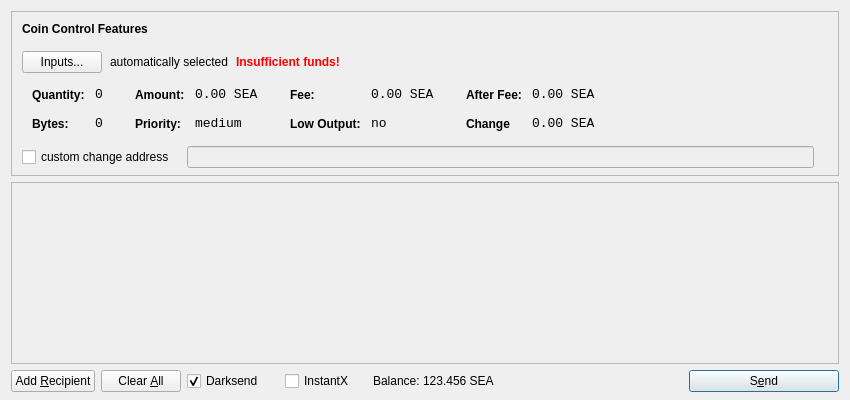
<?xml version="1.0" encoding="UTF-8"?>
<ui version="4.0">
 <class>SendCoinsDialog</class>
 <widget class="QDialog" name="SendCoinsDialog">
  <property name="geometry">
   <rect>
    <x>0</x>
    <y>0</y>
    <width>850</width>
    <height>400</height>
   </rect>
  </property>
  <property name="windowTitle">
   <string>Send Coins</string>
  </property>
  <layout class="QVBoxLayout" name="verticalLayout" stretch="0,1,0">
   <property name="bottomMargin">
    <number>8</number>
   </property>
   <item>
    <widget class="QFrame" name="frameCoinControl">
     <property name="sizePolicy">
      <sizepolicy hsizetype="Expanding" vsizetype="Expanding">
       <horstretch>0</horstretch>
       <verstretch>0</verstretch>
      </sizepolicy>
     </property>
     <property name="maximumSize">
      <size>
       <width>16777215</width>
       <height>16777215</height>
      </size>
     </property>
     <property name="frameShape">
      <enum>QFrame::StyledPanel</enum>
     </property>
     <property name="frameShadow">
      <enum>QFrame::Sunken</enum>
     </property>
     <layout class="QVBoxLayout" name="verticalLayoutCoinControl2">
      <property name="spacing">
       <number>-1</number>
      </property>
      <property name="leftMargin">
       <number>0</number>
      </property>
      <property name="topMargin">
       <number>0</number>
      </property>
      <property name="rightMargin">
       <number>0</number>
      </property>
      <property name="bottomMargin">
       <number>6</number>
      </property>
      <item>
       <layout class="QVBoxLayout" name="verticalLayoutCoinControl" stretch="0,0,0,0,1">
        <property name="spacing">
         <number>0</number>
        </property>
        <property name="leftMargin">
         <number>10</number>
        </property>
        <property name="topMargin">
         <number>10</number>
        </property>
        <item>
         <layout class="QHBoxLayout" name="horizontalLayoutCoinControl1">
          <property name="bottomMargin">
           <number>15</number>
          </property>
          <item>
           <widget class="QLabel" name="labelCoinControlFeatures">
            <property name="sizePolicy">
             <sizepolicy hsizetype="Preferred" vsizetype="Maximum">
              <horstretch>0</horstretch>
              <verstretch>0</verstretch>
             </sizepolicy>
            </property>
            <property name="font">
             <font>
              <weight>75</weight>
              <bold>true</bold>
             </font>
            </property>
            <property name="styleSheet">
             <string notr="true">font-weight:bold;</string>
            </property>
            <property name="text">
             <string>Coin Control Features</string>
            </property>
           </widget>
          </item>
         </layout>
        </item>
        <item>
         <layout class="QHBoxLayout" name="horizontalLayoutCoinControl2" stretch="0,0,0,0">
          <property name="spacing">
           <number>8</number>
          </property>
          <property name="bottomMargin">
           <number>10</number>
          </property>
          <item>
           <widget class="QPushButton" name="pushButtonCoinControl">
            <property name="styleSheet">
             <string notr="true"/>
            </property>
            <property name="text">
             <string>Inputs...</string>
            </property>
           </widget>
          </item>
          <item>
           <widget class="QLabel" name="labelCoinControlAutomaticallySelected">
            <property name="text">
             <string>automatically selected</string>
            </property>
            <property name="margin">
             <number>5</number>
            </property>
           </widget>
          </item>
          <item>
           <widget class="QLabel" name="labelCoinControlInsuffFunds">
            <property name="font">
             <font>
              <weight>75</weight>
              <bold>true</bold>
             </font>
            </property>
            <property name="styleSheet">
             <string notr="true">color:red;font-weight:bold;</string>
            </property>
            <property name="text">
             <string>Insufficient funds!</string>
            </property>
            <property name="margin">
             <number>5</number>
            </property>
           </widget>
          </item>
          <item>
           <spacer name="horizontalSpacerCoinControl">
            <property name="orientation">
             <enum>Qt::Horizontal</enum>
            </property>
            <property name="sizeHint" stdset="0">
             <size>
              <width>40</width>
              <height>1</height>
             </size>
            </property>
           </spacer>
          </item>
         </layout>
        </item>
        <item>
         <widget class="QWidget" name="widgetCoinControl" native="true">
          <property name="sizePolicy">
           <sizepolicy hsizetype="Preferred" vsizetype="Preferred">
            <horstretch>0</horstretch>
            <verstretch>0</verstretch>
           </sizepolicy>
          </property>
          <property name="minimumSize">
           <size>
            <width>0</width>
            <height>0</height>
           </size>
          </property>
          <property name="styleSheet">
           <string notr="true"/>
          </property>
          <layout class="QHBoxLayout" name="horizontalLayoutCoinControl5">
           <property name="margin">
            <number>0</number>
           </property>
           <item>
            <layout class="QHBoxLayout" name="horizontalLayoutCoinControl3" stretch="0,0,0,1">
             <property name="spacing">
              <number>20</number>
             </property>
             <property name="topMargin">
              <number>0</number>
             </property>
             <property name="bottomMargin">
              <number>10</number>
             </property>
             <item>
              <layout class="QFormLayout" name="formLayoutCoinControl1">
               <property name="horizontalSpacing">
                <number>10</number>
               </property>
               <property name="verticalSpacing">
                <number>14</number>
               </property>
               <property name="leftMargin">
                <number>10</number>
               </property>
               <property name="topMargin">
                <number>4</number>
               </property>
               <property name="rightMargin">
                <number>6</number>
               </property>
               <item row="0" column="0">
                <widget class="QLabel" name="labelCoinControlQuantityText">
                 <property name="styleSheet">
                  <string notr="true">font-weight:bold;</string>
                 </property>
                 <property name="text">
                  <string>Quantity:</string>
                 </property>
                 <property name="margin">
                  <number>0</number>
                 </property>
                </widget>
               </item>
               <item row="0" column="1">
                <widget class="QLabel" name="labelCoinControlQuantity">
                 <property name="font">
                  <font>
                   <family>Monospace</family>
                   <pointsize>10</pointsize>
                  </font>
                 </property>
                 <property name="cursor">
                  <cursorShape>IBeamCursor</cursorShape>
                 </property>
                 <property name="contextMenuPolicy">
                  <enum>Qt::ActionsContextMenu</enum>
                 </property>
                 <property name="text">
                  <string>0</string>
                 </property>
                 <property name="margin">
                  <number>0</number>
                 </property>
                 <property name="textInteractionFlags">
                  <set>Qt::LinksAccessibleByMouse|Qt::TextSelectableByKeyboard|Qt::TextSelectableByMouse</set>
                 </property>
                </widget>
               </item>
               <item row="1" column="0">
                <widget class="QLabel" name="labelCoinControlBytesText">
                 <property name="styleSheet">
                  <string notr="true">font-weight:bold;</string>
                 </property>
                 <property name="text">
                  <string>Bytes:</string>
                 </property>
                </widget>
               </item>
               <item row="1" column="1">
                <widget class="QLabel" name="labelCoinControlBytes">
                 <property name="font">
                  <font>
                   <family>Monospace</family>
                   <pointsize>10</pointsize>
                  </font>
                 </property>
                 <property name="cursor">
                  <cursorShape>IBeamCursor</cursorShape>
                 </property>
                 <property name="contextMenuPolicy">
                  <enum>Qt::ActionsContextMenu</enum>
                 </property>
                 <property name="text">
                  <string>0</string>
                 </property>
                 <property name="textInteractionFlags">
                  <set>Qt::LinksAccessibleByMouse|Qt::TextSelectableByKeyboard|Qt::TextSelectableByMouse</set>
                 </property>
                </widget>
               </item>
              </layout>
             </item>
             <item>
              <layout class="QFormLayout" name="formLayoutCoinControl2">
               <property name="horizontalSpacing">
                <number>10</number>
               </property>
               <property name="verticalSpacing">
                <number>14</number>
               </property>
               <property name="leftMargin">
                <number>6</number>
               </property>
               <property name="topMargin">
                <number>4</number>
               </property>
               <property name="rightMargin">
                <number>6</number>
               </property>
               <item row="0" column="0">
                <widget class="QLabel" name="labelCoinControlAmountText">
                 <property name="styleSheet">
                  <string notr="true">font-weight:bold;</string>
                 </property>
                 <property name="text">
                  <string>Amount:</string>
                 </property>
                 <property name="margin">
                  <number>0</number>
                 </property>
                </widget>
               </item>
               <item row="0" column="1">
                <widget class="QLabel" name="labelCoinControlAmount">
                 <property name="font">
                  <font>
                   <family>Monospace</family>
                   <pointsize>10</pointsize>
                  </font>
                 </property>
                 <property name="cursor">
                  <cursorShape>IBeamCursor</cursorShape>
                 </property>
                 <property name="contextMenuPolicy">
                  <enum>Qt::ActionsContextMenu</enum>
                 </property>
                 <property name="text">
                  <string>0.00 SEA</string>
                 </property>
                 <property name="textInteractionFlags">
                  <set>Qt::LinksAccessibleByMouse|Qt::TextSelectableByKeyboard|Qt::TextSelectableByMouse</set>
                 </property>
                </widget>
               </item>
               <item row="1" column="0">
                <widget class="QLabel" name="labelCoinControlPriorityText">
                 <property name="styleSheet">
                  <string notr="true">font-weight:bold;</string>
                 </property>
                 <property name="text">
                  <string>Priority:</string>
                 </property>
                </widget>
               </item>
               <item row="1" column="1">
                <widget class="QLabel" name="labelCoinControlPriority">
                 <property name="font">
                  <font>
                   <family>Monospace</family>
                   <pointsize>10</pointsize>
                  </font>
                 </property>
                 <property name="cursor">
                  <cursorShape>IBeamCursor</cursorShape>
                 </property>
                 <property name="contextMenuPolicy">
                  <enum>Qt::ActionsContextMenu</enum>
                 </property>
                 <property name="text">
                  <string>medium</string>
                 </property>
                 <property name="textInteractionFlags">
                  <set>Qt::LinksAccessibleByMouse|Qt::TextSelectableByKeyboard|Qt::TextSelectableByMouse</set>
                 </property>
                </widget>
               </item>
              </layout>
             </item>
             <item>
              <layout class="QFormLayout" name="formLayoutCoinControl3">
               <property name="horizontalSpacing">
                <number>10</number>
               </property>
               <property name="verticalSpacing">
                <number>14</number>
               </property>
               <property name="leftMargin">
                <number>6</number>
               </property>
               <property name="topMargin">
                <number>4</number>
               </property>
               <property name="rightMargin">
                <number>6</number>
               </property>
               <item row="0" column="0">
                <widget class="QLabel" name="labelCoinControlFeeText">
                 <property name="styleSheet">
                  <string notr="true">font-weight:bold;</string>
                 </property>
                 <property name="text">
                  <string>Fee:</string>
                 </property>
                 <property name="margin">
                  <number>0</number>
                 </property>
                </widget>
               </item>
               <item row="0" column="1">
                <widget class="QLabel" name="labelCoinControlFee">
                 <property name="font">
                  <font>
                   <family>Monospace</family>
                   <pointsize>10</pointsize>
                  </font>
                 </property>
                 <property name="cursor">
                  <cursorShape>IBeamCursor</cursorShape>
                 </property>
                 <property name="contextMenuPolicy">
                  <enum>Qt::ActionsContextMenu</enum>
                 </property>
                 <property name="text">
                  <string>0.00 SEA</string>
                 </property>
                 <property name="textInteractionFlags">
                  <set>Qt::LinksAccessibleByMouse|Qt::TextSelectableByKeyboard|Qt::TextSelectableByMouse</set>
                 </property>
                </widget>
               </item>
               <item row="1" column="0">
                <widget class="QLabel" name="labelCoinControlLowOutputText">
                 <property name="styleSheet">
                  <string notr="true">font-weight:bold;</string>
                 </property>
                 <property name="text">
                  <string>Low Output:</string>
                 </property>
                </widget>
               </item>
               <item row="1" column="1">
                <widget class="QLabel" name="labelCoinControlLowOutput">
                 <property name="font">
                  <font>
                   <family>Monospace</family>
                   <pointsize>10</pointsize>
                  </font>
                 </property>
                 <property name="cursor">
                  <cursorShape>IBeamCursor</cursorShape>
                 </property>
                 <property name="contextMenuPolicy">
                  <enum>Qt::ActionsContextMenu</enum>
                 </property>
                 <property name="text">
                  <string>no</string>
                 </property>
                 <property name="textInteractionFlags">
                  <set>Qt::LinksAccessibleByMouse|Qt::TextSelectableByKeyboard|Qt::TextSelectableByMouse</set>
                 </property>
                </widget>
               </item>
              </layout>
             </item>
             <item>
              <layout class="QFormLayout" name="formLayoutCoinControl4">
               <property name="horizontalSpacing">
                <number>10</number>
               </property>
               <property name="verticalSpacing">
                <number>14</number>
               </property>
               <property name="leftMargin">
                <number>6</number>
               </property>
               <property name="topMargin">
                <number>4</number>
               </property>
               <property name="rightMargin">
                <number>6</number>
               </property>
               <item row="0" column="0">
                <widget class="QLabel" name="labelCoinControlAfterFeeText">
                 <property name="styleSheet">
                  <string notr="true">font-weight:bold;</string>
                 </property>
                 <property name="text">
                  <string>After Fee:</string>
                 </property>
                 <property name="margin">
                  <number>0</number>
                 </property>
                </widget>
               </item>
               <item row="0" column="1">
                <widget class="QLabel" name="labelCoinControlAfterFee">
                 <property name="font">
                  <font>
                   <family>Monospace</family>
                   <pointsize>10</pointsize>
                  </font>
                 </property>
                 <property name="cursor">
                  <cursorShape>IBeamCursor</cursorShape>
                 </property>
                 <property name="contextMenuPolicy">
                  <enum>Qt::ActionsContextMenu</enum>
                 </property>
                 <property name="text">
                  <string>0.00 SEA</string>
                 </property>
                 <property name="textInteractionFlags">
                  <set>Qt::LinksAccessibleByMouse|Qt::TextSelectableByKeyboard|Qt::TextSelectableByMouse</set>
                 </property>
                </widget>
               </item>
               <item row="1" column="0">
                <widget class="QLabel" name="labelCoinControlChangeText">
                 <property name="styleSheet">
                  <string notr="true">font-weight:bold;</string>
                 </property>
                 <property name="text">
                  <string>Change</string>
                 </property>
                </widget>
               </item>
               <item row="1" column="1">
                <widget class="QLabel" name="labelCoinControlChange">
                 <property name="font">
                  <font>
                   <family>Monospace</family>
                   <pointsize>10</pointsize>
                  </font>
                 </property>
                 <property name="cursor">
                  <cursorShape>IBeamCursor</cursorShape>
                 </property>
                 <property name="contextMenuPolicy">
                  <enum>Qt::ActionsContextMenu</enum>
                 </property>
                 <property name="text">
                  <string>0.00 SEA</string>
                 </property>
                 <property name="textInteractionFlags">
                  <set>Qt::LinksAccessibleByMouse|Qt::TextSelectableByKeyboard|Qt::TextSelectableByMouse</set>
                 </property>
                </widget>
               </item>
              </layout>
             </item>
            </layout>
           </item>
          </layout>
         </widget>
        </item>
        <item>
         <layout class="QHBoxLayout" name="horizontalLayoutCoinControl4" stretch="0,0,0">
          <property name="spacing">
           <number>12</number>
          </property>
          <property name="sizeConstraint">
           <enum>QLayout::SetDefaultConstraint</enum>
          </property>
          <property name="topMargin">
           <number>5</number>
          </property>
          <property name="rightMargin">
           <number>5</number>
          </property>
          <item>
           <widget class="QCheckBox" name="checkBoxCoinControlChange">
            <property name="text">
             <string>custom change address</string>
            </property>
           </widget>
          </item>
          <item>
           <widget class="QLineEdit" name="lineEditCoinControlChange">
            <property name="enabled">
             <bool>false</bool>
            </property>
            <property name="sizePolicy">
             <sizepolicy hsizetype="Expanding" vsizetype="Fixed">
              <horstretch>0</horstretch>
              <verstretch>0</verstretch>
             </sizepolicy>
            </property>
           </widget>
          </item>
          <item>
           <widget class="QLabel" name="labelCoinControlChangeLabel">
            <property name="sizePolicy">
             <sizepolicy hsizetype="Preferred" vsizetype="Expanding">
              <horstretch>0</horstretch>
              <verstretch>0</verstretch>
             </sizepolicy>
            </property>
            <property name="minimumSize">
             <size>
              <width>0</width>
              <height>0</height>
             </size>
            </property>
            <property name="text">
             <string/>
            </property>
            <property name="margin">
             <number>3</number>
            </property>
           </widget>
          </item>
         </layout>
        </item>
        <item>
         <spacer name="verticalSpacerCoinControl">
          <property name="orientation">
           <enum>Qt::Vertical</enum>
          </property>
          <property name="sizeHint" stdset="0">
           <size>
            <width>800</width>
            <height>1</height>
           </size>
          </property>
         </spacer>
        </item>
       </layout>
      </item>
     </layout>
    </widget>
   </item>
   <item>
    <widget class="QScrollArea" name="scrollArea">
     <property name="widgetResizable">
      <bool>true</bool>
     </property>
     <widget class="QWidget" name="scrollAreaWidgetContents">
      <property name="geometry">
       <rect>
        <x>0</x>
        <y>0</y>
        <width>830</width>
        <height>165</height>
       </rect>
      </property>
      <layout class="QVBoxLayout" name="verticalLayout_2">
       <property name="margin">
        <number>0</number>
       </property>
       <item>
        <layout class="QVBoxLayout" name="entries">
         <property name="spacing">
          <number>6</number>
         </property>
        </layout>
       </item>
       <item>
        <spacer name="verticalSpacer">
         <property name="orientation">
          <enum>Qt::Vertical</enum>
         </property>
         <property name="sizeHint" stdset="0">
          <size>
           <width>20</width>
           <height>40</height>
          </size>
         </property>
        </spacer>
       </item>
      </layout>
     </widget>
    </widget>
   </item>
   <item>
    <layout class="QHBoxLayout" name="horizontalLayout">
     <item>
      <widget class="QPushButton" name="addButton">
       <property name="toolTip">
        <string>Send to multiple recipients at once</string>
       </property>
       <property name="text">
        <string>Add &amp;Recipient</string>
       </property>
       <property name="autoDefault">
        <bool>false</bool>
       </property>
      </widget>
     </item>
     <item>
      <widget class="QPushButton" name="clearButton">
       <property name="sizePolicy">
        <sizepolicy hsizetype="Minimum" vsizetype="Fixed">
         <horstretch>0</horstretch>
         <verstretch>0</verstretch>
        </sizepolicy>
       </property>
       <property name="toolTip">
        <string>Remove all transaction fields</string>
       </property>
       <property name="text">
        <string>Clear &amp;All</string>
       </property>
       <property name="autoRepeatDelay">
        <number>300</number>
       </property>
       <property name="autoDefault">
        <bool>false</bool>
       </property>
      </widget>
     </item>
     <item>
      <layout class="QHBoxLayout" name="horizontalLayout_2">
       <property name="spacing">
        <number>3</number>
       </property>
        <item>
        <widget class="QCheckBox" name="checkUseDarksend">
         <property name="minimumSize">
          <size>
           <width>95</width>
           <height>0</height>
          </size>
         </property>
         <property name="text">
          <string>Darksend</string>
         </property>
         <property name="checked">
          <bool>true</bool>
         </property>
        </widget>
       </item>
       <item>
        <widget class="QCheckBox" name="checkInstantX">
         <property name="enabled">
          <bool>true</bool>
         </property>
         <property name="minimumSize">
          <size>
           <width>85</width>
           <height>0</height>
          </size>
         </property>
         <property name="text">
          <string>InstantX</string>
         </property>
        </widget>
       </item>
       <item>
        <widget class="QLabel" name="label">
         <property name="sizePolicy">
          <sizepolicy hsizetype="Preferred" vsizetype="Fixed">
           <horstretch>0</horstretch>
           <verstretch>0</verstretch>
          </sizepolicy>
         </property>
         <property name="text">
          <string>Balance:</string>
         </property>
        </widget>
       </item>
       <item>
        <widget class="QLabel" name="labelBalance">
         <property name="sizePolicy">
          <sizepolicy hsizetype="Preferred" vsizetype="Fixed">
           <horstretch>0</horstretch>
           <verstretch>0</verstretch>
          </sizepolicy>
         </property>
         <property name="cursor">
          <cursorShape>IBeamCursor</cursorShape>
         </property>
         <property name="text">
          <string>123.456 SEA</string>
         </property>
         <property name="textInteractionFlags">
          <set>Qt::LinksAccessibleByMouse|Qt::TextSelectableByKeyboard|Qt::TextSelectableByMouse</set>
         </property>
        </widget>
       </item>
      </layout>
     </item>
     <item>
      <spacer name="horizontalSpacer">
       <property name="orientation">
        <enum>Qt::Horizontal</enum>
       </property>
       <property name="sizeHint" stdset="0">
        <size>
         <width>40</width>
         <height>20</height>
        </size>
       </property>
      </spacer>
     </item>
     <item>
      <widget class="QPushButton" name="sendButton">
       <property name="minimumSize">
        <size>
         <width>150</width>
         <height>0</height>
        </size>
       </property>
       <property name="toolTip">
        <string>Confirm the send action</string>
       </property>
       <property name="text">
        <string>S&amp;end</string>
       </property>
       <property name="icon">
        <iconset resource="../bitcoin.qrc">
         <normaloff>:/icons/send</normaloff>:/icons/send</iconset>
       </property>
       <property name="default">
        <bool>true</bool>
       </property>
      </widget>
     </item>
    </layout>
   </item>
  </layout>
 </widget>
 <resources>
  <include location="../bitcoin.qrc"/>
 </resources>
 <connections/>
</ui>
